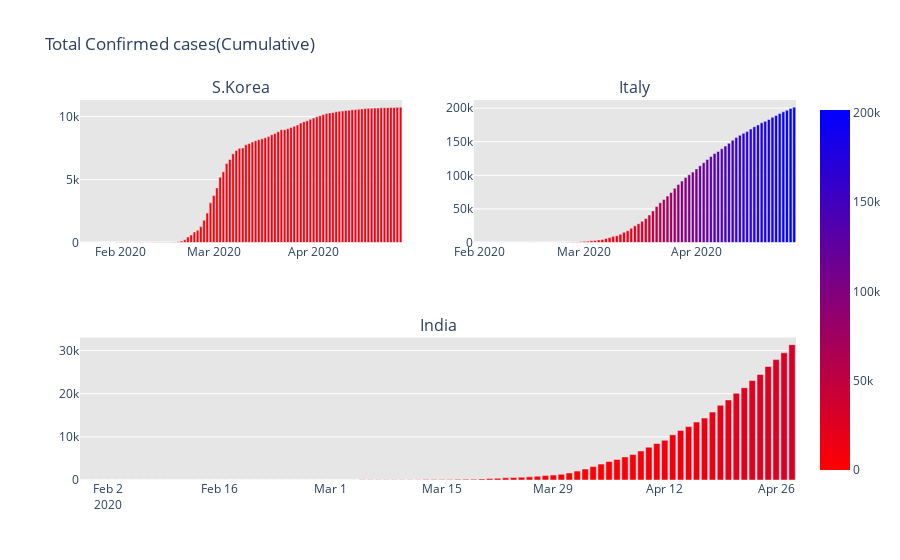

The cell this chart's notebook holds for it:
### Code cell
#"Comparison between rise of cases in India,South Korea,Italy"
# import plotly.graph_objects as go

from plotly.subplots import make_subplots
fig = make_subplots(rows=2, cols=2,specs=[[{}, {}],[{"colspan": 2}, None]],subplot_titles=("S.Korea","Italy","India"))
fig.add_trace(go.Bar(x=dbd_Korea['Date'], y=dbd_Korea['Total Cases'],marker=dict(color=dbd_Korea['Total Cases'], coloraxis="coloraxis")),1, 1)
fig.add_trace(go.Bar(x=dbd_Italy['Date'], y=dbd_Italy['Total Cases'],marker=dict(color=dbd_Italy['Total Cases'], coloraxis="coloraxis")),1, 2)
fig.add_trace(go.Bar(x=dbd_India['Date'], y=dbd_India['Total Cases'],marker=dict(color=dbd_India['Total Cases'], coloraxis="coloraxis")),2, 1)
fig.update_layout(coloraxis=dict(colorscale='Bluered_r'), showlegend=False,title_text="Total Confirmed cases(Cumulative)")
fig.update_layout(plot_bgcolor='rgb(230, 230, 230)')
fig.show()
